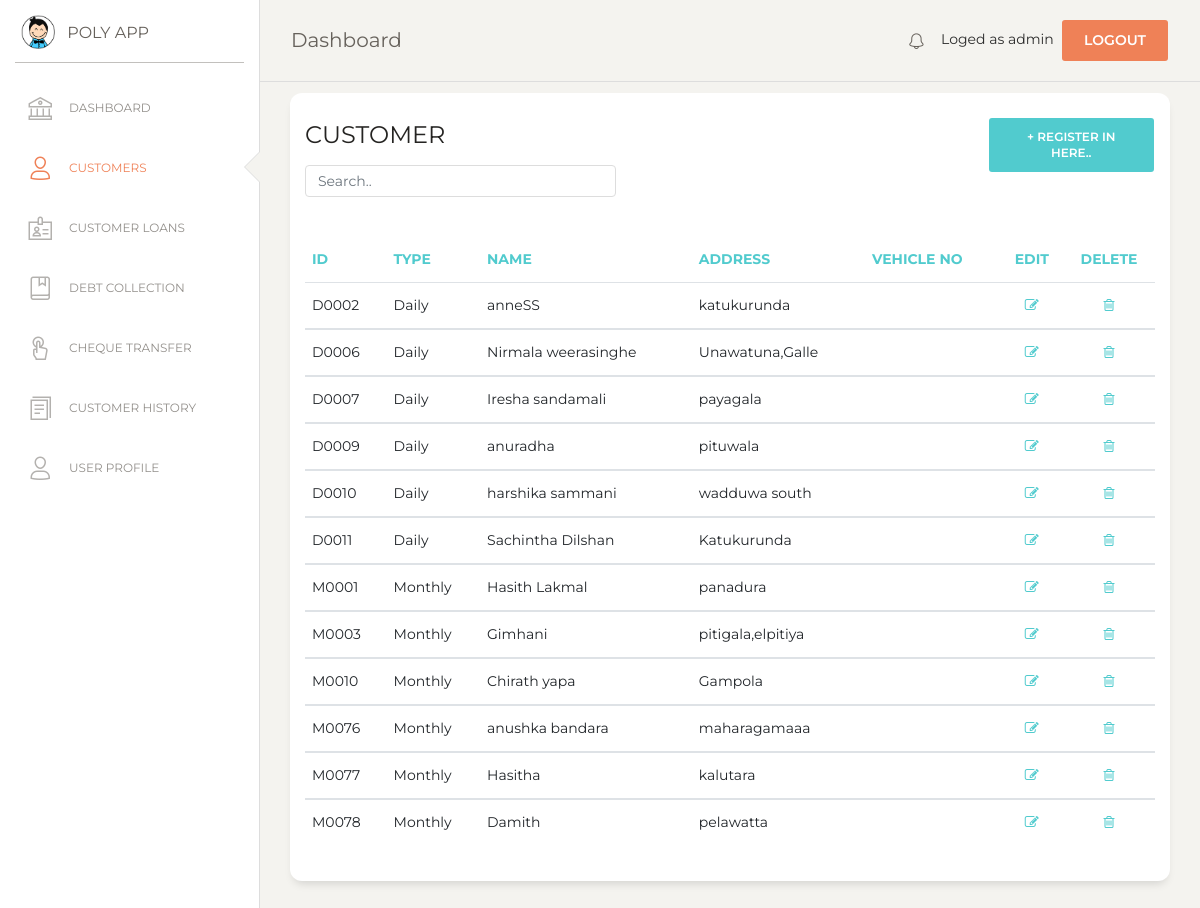
The page /customer.php (signed in) on the database as committed earlier.
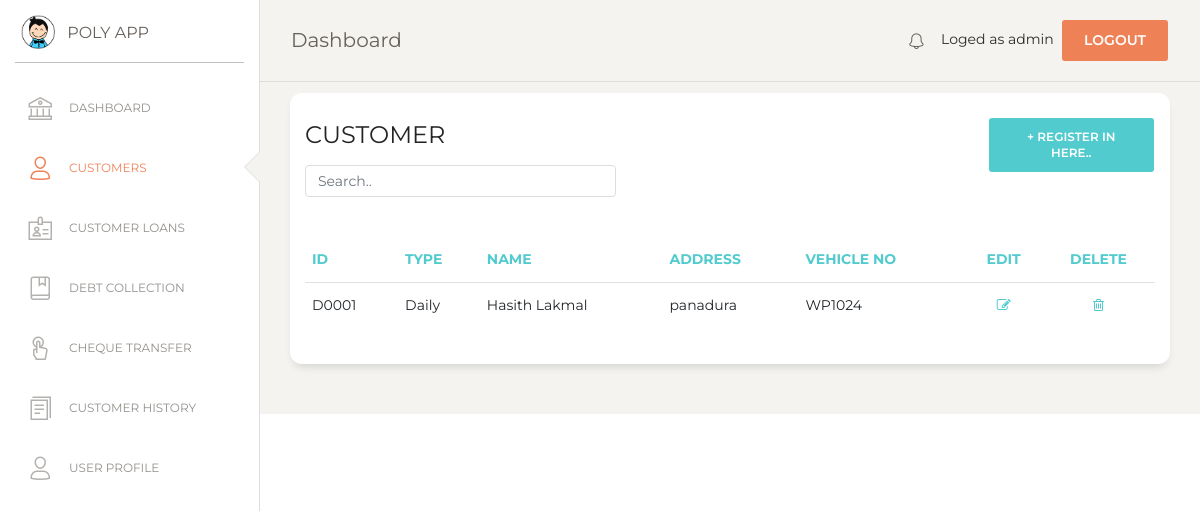
The same page on the database as committed later.
### tables this page shows
CREATE TABLE `customer` (
  `cust_id` varchar(10) NOT NULL,
  `type` varchar(20) NOT NULL,
  `name` varchar(100) NOT NULL,
  `address` varchar(150) NOT NULL,
  `vehicle_no` text NOT NULL
);

### customer.php (the view, shortened to what this page needs)
<?php
if (!isset($_SESSION['loged_user'])) {
    header('location: login.php');
}else {
$con = mysqli_connect(DB_HOSTNAME,DB_USERNAME,DB_PASSWORD);
mysqli_select_db($con,DB_NAME);
?>
<!DOCTYPE html>
<html lang="en">
<head>
  <link href="https://maxcdn.bootstrapcdn.com/font-awesome/latest/css/font-awesome.min.css" rel="stylesheet">
  <link href="assets/css/bootstrap.min.css" rel="stylesheet" />
  <link href="assets/css/paper-dashboard.css?v=2.0.1" rel="stylesheet" />
  <link href="assets/demo/demo.css" rel="stylesheet" />
</head>
<body class="">
  <div class="wrapper ">
    <div class="sidebar" data-color="white" data-active-color="danger">
      <div class="logo">
        <a href="#" class="simple-text logo-mini">
          <div class="logo-image-small">
            <img src="assets/img/logo-small.png">
          </div>
        </a>
        <a href="#" class="simple-text logo-normal">
          POLY APP
        </a>
      </div>
      <div class="sidebar-wrapper">
        <ul class="nav">
          <li>
            <a href="index">
              <i class="nc-icon nc-bank"></i>
              <p>DASHBOARD</p>
            </a>
          </li>
          <li class="active">
            <a href="customer">
              <i class="nc-icon nc-single-02"></i>
              <p>CUSTOMERS</p>
            </a>
          </li>
          <li class="">
            <a href="customer_loan">
              <i class="nc-icon nc-badge"></i>
              <p>CUSTOMER LOANS</p>
            </a>
          </li>
          <li>
            <a href="debt_collection">
              <i class="nc-icon nc-book-bookmark"></i>
              <p>DEBT COLLECTION</p>
            </a>
          </li>
          <li>
            <a href="cheque_transfer">
              <i class="nc-icon nc-tap-01"></i>
              <p>CHEQUE TRANSFER</p>
            </a>
          </li>
          <li>
            <a href="report">
              <i class="nc-icon nc-single-copy-04"></i>
              <p>CUSTOMER HISTORY</p>
            </a>
          </li>
          <li>
            <a href="user">
              <i class="nc-icon nc-single-02"></i>
              <p>USER PROFILE</p>
            </a>
          </li>
        </ul>
      </div>
    </div>
    <div class="main-panel">
      <?php include('include/nav.php');  ?>
      <div class="content">
       <div class="row">
          <div class="col-md-12">
            <div class="card">
              <div class="row">
              <div class="col-md-9">
              <div class="card-header">
                <h4 class="card-title"> CUSTOMER</h4>
                <input class="form-control myInput" id="myInput" type="text" placeholder="Search..">
              </div>
              </div>
              <div class="col-md-3">
                <div class="card-header">
                    <button type="button" class="btn btn-primary add-btn" data-toggle="modal" data-target="#Form1">+ Register in here..
                    </button>
                </div>
              </div>
              </div>
              <div class="card-body">
              </div>
              <div class="card-body">
                <div class="table-responsive">
                  <table class="table" id="myTable">
                    <thead class="text-primary">
                      <th>                    ID</th>
                      <th>                    Type</th>
                      <th>                    Name</th>
                      <th>                    Address</th>
                      <th>                    Vehicle No</th>
                      <th class="text-center"> Edit 				</th>
                      <th class="text-center"> Delete 			</th>
                    </thead>
                    <tbody>
                      <?php
                      $sql=mysqli_query($con,"SELECT * FROM customer");
                      $numRows = mysqli_num_rows($sql);
                      if($numRows > 0) {
                        while($row = mysqli_fetch_assoc($sql)) {
                          ?>
                          <tr>
                            <td>                      <?php echo $row['cust_id'] ?>            </td>
                            <td>                      <?php echo $row['type'] ?>               </td>
                            <td>                      <?php echo $row['name']?>                </td>
                            <td>                      <?php echo $row['address']  ?>           </td>
                            <td>                      <?php echo $row['vehicle_no']  ?>        </td>
                            <td class="text-center">
                             <a href="#" onclick="editView('<?php echo $row['cust_id']; ?>')" name="edit">
                              <i class="fa fa-pencil-square-o" aria-hidden="true"></i></a>
                            </td>
                            <td class="text-center">
                              <a href="#" onclick="confirmation('event','<?php echo $row['cust_id']; ?>')" name="delete">
                              <i class="fa fa-trash-o" aria-hidden="true"></i></a>
                            </td>
                          </tr>
                    </tbody>
                           <?php
                        }
                      }
                    ?>
                    </table>
                </div>
              </div>
            </div>
          </div>
        </div>
      </div>
      </div>
       <?php include('include/footer.php');  ?>
    </div>
</body>
</html>
<?php
}
?>

### include/nav.php (shortened to what this page needs)
<nav class="navbar navbar-expand-lg navbar-absolute fixed-top navbar-transparent">
    <div class="container-fluid">
        <div class="navbar-wrapper">
        <a class="navbar-brand" href="javascript:;">Dashboard</a>
        </div>
        <div class="collapse navbar-collapse justify-content-end" id="navigation">
        <ul class="navbar-nav">
            <li class="nav-item">
            <a class="nav-link" href="notification">
                <i class="nc-icon nc-bell-55"></i>
            </a>
            </li>
            <li class="nav-item">
            Loged as <?php echo $_SESSION['loged_user'] ?>&nbsp;
            <a href="#" onclick="confirmationLogout(event)" class="btn btn-danger square-btn-adjust">Logout</a>
            </li>
        </ul>
        </div>
    </div>
</nav>

### include/footer.php (shortened to what this page needs)
 <footer class="footer footer-black  footer-white ">
    <div class="container-fluid">
        <div class="row">
        <div class="credits ml-auto">
            <span class="copyright">
            , made with <i class="fa fa-heart heart"></i> by <a href="https://rearboost.com" target="_blank" rel="noopener noreferrer">Rearboost Innovatios</a>
            </span>
        </div>
        </div>
    </div>
</footer>

### assets/demo/demo.css (style rules this page uses)
.nav-link { padding-top: 17px !important; }
.add-btn { float: right !important; }
.myInput { width: 50% !important; }

Rows that differ between the two databases and show on the page:
removed customer: cust_id "D0002", type "Daily", name "anneSS", address "katukurunda"
removed customer: cust_id "D0006", type "Daily", name "Nirmala weerasinghe", address "Unawatuna,Galle"
removed customer: cust_id "D0007", type "Daily", name "Iresha sandamali", address "payagala"
removed customer: cust_id "D0009", type "Daily", name "anuradha", address "pituwala"
removed customer: cust_id "D0010", type "Daily", name "harshika sammani", address "wadduwa south"
removed customer: cust_id "D0011", type "Daily", name "Sachintha Dilshan", address "Katukurunda"
removed customer: cust_id "M0001", type "Monthly", name "Hasith Lakmal", address "panadura"
removed customer: cust_id "M0003", type "Monthly", name "Gimhani", address "pitigala,elpitiya"
removed customer: cust_id "M0010", type "Monthly", name "Chirath yapa", address "Gampola"
removed customer: cust_id "M0076", type "Monthly", name "anushka bandara", address "maharagamaaa"
removed customer: cust_id "M0077", type "Monthly", name "Hasitha", address "kalutara"
removed customer: cust_id "M0078", type "Monthly", name "Damith", address "pelawatta"
added customer: cust_id "D0001", type "Daily", name "Hasith Lakmal", address "panadura", vehicle_no "WP1024"
